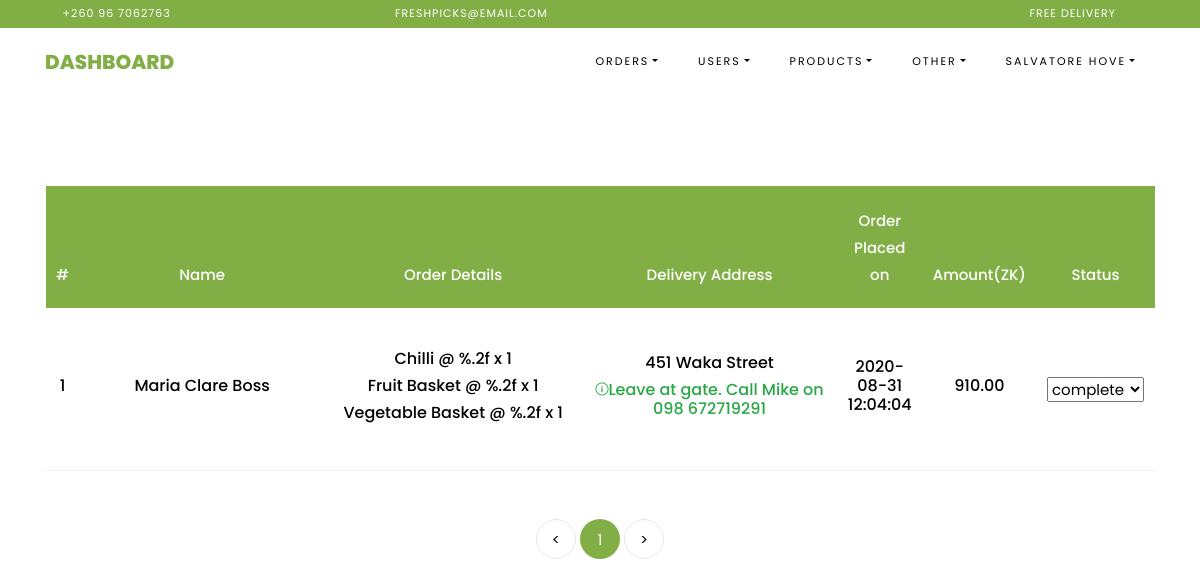
The app's page /admin/completed_orders (signed in), older data.
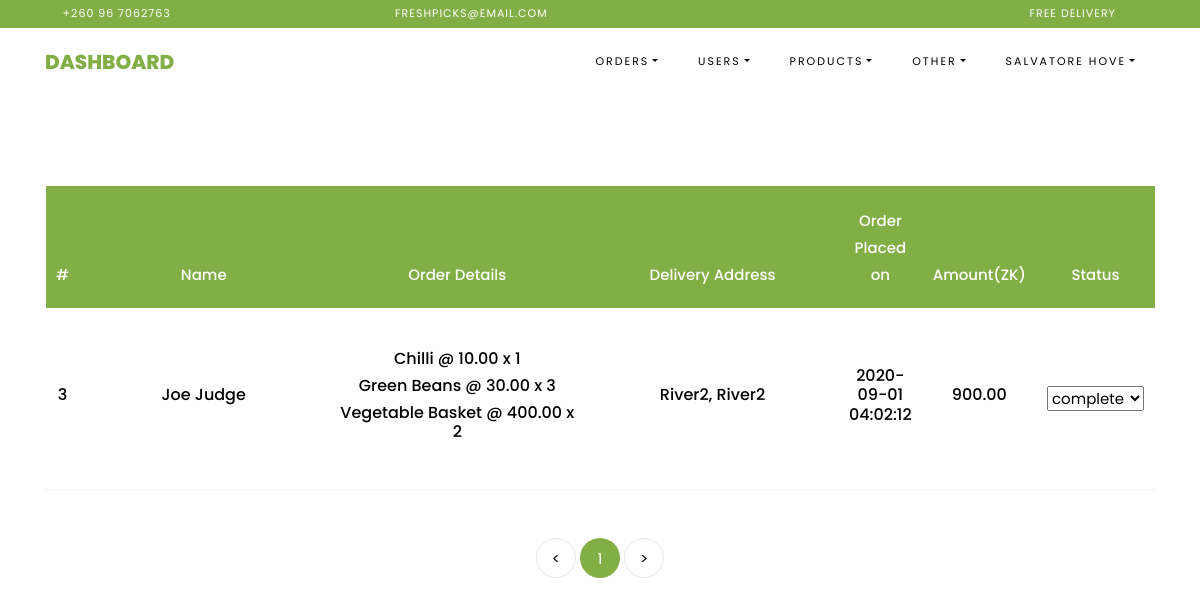
The same page, newer data.
### freshpicks/databaseModels.py (models this page shows, shortened)
class Orders(db.Model):
    id = db.Column(db.Integer, primary_key=True, autoincrement=True, unique=True)
    customer_id = db.Column(db.Integer(), db.ForeignKey('customers.id'), nullable=False)
    order = db.Column(db.String(), nullable=False)
    total_price = db.Column(db.Float(), nullable=False)
    delivery_address = db.Column(db.String(), nullable=False)
    date_ordered = db.Column(db.TIMESTAMP(), default=datetime.datetime.now(), nullable=False)
    additional_instructions = db.Column(db.String(), nullable=True)
    status = db.Column(db.String(), nullable=False, default="pending")
    date_completed = db.Column(db.TIMESTAMP(), nullable=True)
    date_cancelled = db.Column(db.TIMESTAMP(), nullable=True)

class Customers(db.Model, UserMixin):
    id = db.Column(db.Integer, primary_key=True, autoincrement=True, unique=True)
    fullname = db.Column(db.String(), nullable=False)
    address = db.Column(db.String(), nullable=False)
    town = db.Column(db.String(), nullable=False)
    country = db.Column(db.String(), nullable=False)
    phone_number = db.Column(db.String(), nullable=False, unique=True)
    email_address = db.Column(db.String(), unique=True, nullable=True)
    gender = db.Column(db.String(), nullable=False)
    dob = db.Column(db.String(), nullable=False)
    password = db.Column(db.String(), nullable=True)
    terms_and_conditions = db.Column(db.Boolean(), nullable=False)
    date_registered = db.Column(db.TIMESTAMP(), default=datetime.datetime.now(), nullable=False)
    orders = db.relationship('Orders', backref='buyer', lazy=True)

### freshpicks/routes.py (the view)
@app.route('/admin/<path:view>')
def admin_view(view):
    if not g.admin:
        return redirect(url_for('admin'))
    page = request.args.get('page', 1, type=int)
    if "orders" in view:
        orders = "" # need this to handle the filter in the view
        order_type = "all_orders"
        if view == "pending_orders":
            orders = Orders.query.filter_by(status="pending").paginate(per_page=PER_PAGE_VIEW, page=page)
            order_type = "pending_orders"
        if view == "completed_orders":
            orders = Orders.query.filter_by(status="complete").paginate(per_page=PER_PAGE_VIEW, page=page)
            order_type = "completed_orders"
        elif view == "cancelled_orders":
            orders = Orders.query.filter_by(status="cancel").paginate(per_page=PER_PAGE_VIEW, page=page)
            order_type = "cancelled_orders"
        elif view == "all_orders":
            orders = Orders.query.paginate(per_page=PER_PAGE_VIEW, page=page)
        return render_template('admin/manage_orders.html', order_type=order_type, orders_list=orders)
    elif view == "customers":
        customer_list = Customers.query.order_by(Customers.fullname.asc()).paginate(per_page=PER_PAGE_VIEW, page=page)
        return render_template('admin/manage_customers.html', customer_list=customer_list)
    elif view == "admin_users":
        admin_list = AdminUsers.query.order_by(AdminUsers.username.asc()).paginate(per_page=PER_PAGE_VIEW, page=page)
        return render_template('admin/manage_users.html', admin_list=admin_list)
    elif view == "products":
        product_list = Products.query.order_by(Products.is_basket_item.desc(), Products.name.asc()).paginate(per_page=PER_PAGE_VIEW, page=page)
        return render_template('admin/manage_products.html', product_list=product_list)
    elif view == "customer_messages":
        messages_list = Messages.query.order_by(Messages.date_sent.asc()).paginate(per_page=PER_PAGE_VIEW, page=page)
        return render_template('admin/manage_comments.html', messages_list=messages_list)
    return render_template('admin/manage_products.html', product_list=[])

### freshpicks/routes.py (called while the page is built)
@app.before_request
def before_request():
    g.user = None
    g.admin = None
    if 'admin_username' in session:
        g.admin = session['admin_username']

### freshpicks/templates/admin/manage_orders.html (shortened to what this page needs)
{% extends 'admin/admin_template.html' %}
{% block navbar %}Dashboard{% endblock %}
{% block content %}
    <section class="ftco-section ftco-cart">
        <div class="container">
            <div class="row">
                <div class="col-md-12 ftco-animate">
                    <div class="cart-list">
                        <table class="table">
                            <thead class="thead-primary">
                            <tr class="text-center">
                                <th>#</th>
                                <th>Name</th>
                                <th>Order Details</th>
                                <th>Delivery Address</th>
                                <th>Order Placed on</th>
                                <th>Amount(ZK)</th>
                                <th>Status</th>
                            </tr>
                            </thead>
                            <tbody>
                            {% if orders_list %}
                                {% for order in orders_list.items %}
                                    <tr class="text-center">
                                        <form action="/mark_complete" method="post">
                                            <td class="total">
                                                <h6>{{ order.id }}</h6>
                                            </td>
                                            <td class="product-name">
                                                <h6>{{ order.buyer.fullname }}</h6>
                                            </td>
                                            <td class="product-name">
                                                {% set _order = order.order.splitlines() %}
                                                {% for i in _order %}
                                                    <h6>{{ i }}</h6>
                                                {% endfor %}
                                            </td>
                                            <td class="product-name">
                                                <h6>{{ order.delivery_address }}</h6>
                                                {% if order.additional_instructions %}
                                                    <h6 class="ion-ios-information-circle-outline text-success">{{ order.additional_instructions }}</h6>
                                                {% endif %}
                                            </td>
                                            <td class="categories">
                                                <h6>{{ order.date_ordered.strftime('%Y-%m-%d %H:%M:%S') }}</h6>
                                            </td>
                                            <td class="categories">
                                                <h6>{{ "%.2f"|format(order.total_price) }}</h6>
                                            </td>
                                            <td class="categories">
                                                <select class="dropdown-toggle" name="_order_status"
                                                        data-toggle="dropdown" aria-haspopup="true"
                                                        onchange="this.form.submit()">
                                                    <option selected disabled hidden
                                                            value="current">{{ order.status }}</option>
                                                </select>
                                            </td>
                                        </form>
                                    </tr>
                                {% endfor %}
                            {% endif %}
                            </tbody>
                        </table>
                        <div class="row mt-5">
                            <div class="col text-center">
                                <div class="block-27">
                                    <ul>
                                        <li><a href="#">&lt;</a></li>
                                        {% for page_num in orders_list.iter_pages(left_edge=1, right_edge=1, left_current=1, right_current=2) %}
                                            {% if page_num %}
                                                {% if orders_list.page == page_num %}
                                                    <li class="active"
                                                        href="{{ url_for('admin_view', view=order_type, page=page_num) }}">
                                                        <span>{{ page_num }}</span></li>
                                                {% else %}
                                                    <li>
                                                        <a href="{{ url_for('admin_view', view=order_type, page=page_num) }}">{{ page_num }}</a>
                                                    </li>
                                                {% endif %}
                                            {% else %}
                                                <li>
                                                    <a href="{{ url_for('admin_view', view=order_type,  page=right_edge) }}">...</a>
                                                </li>
                                            {% endif %}
                                        {% endfor %}
                                        <li><a href="#">&gt;</a>
                                        </li>
                                    </ul>
                                </div>
                            </div>
                        </div>
                    </div>
                </div>
            </div>
        </div>
    </section>
{% endblock %}

### freshpicks/templates/admin/admin_template.html (shortened to what this page needs)
<!DOCTYPE html>
<html lang="en">
<head>
    <link rel="stylesheet" href="../../static/css/open-iconic-bootstrap.min.css">
    <link rel="stylesheet" href="../../static/css/animate.css">
    <link rel="stylesheet" href="../../static/css/owl.carousel.min.css">
    <link rel="stylesheet" href="../../static/css/owl.theme.default.min.css">
    <link rel="stylesheet" href="../../static/css/magnific-popup.css">
    <link rel="stylesheet" href="../../static/css/aos.css">
    <link rel="stylesheet" href="../../static/css/ionicons.min.css">
    <link rel="stylesheet" href="../../static/css/bootstrap-datepicker.css">
    <link rel="stylesheet" href="../../static/css/jquery.timepicker.css">
    <link rel="stylesheet" href="../../static/css/flaticon.css">
    <link rel="stylesheet" href="../../static/css/icomoon.css">
    <link rel="stylesheet" href="../../static/css/style.css">
</head>
<body class="goto-here">
<div class="py-1 bg-primary">
    <div class="container">
        <div class="row no-gutters d-flex align-items-start align-items-center px-md-0">
            <div class="col-lg-12 d-block">
                <div class="row d-flex">
                    <div class="col-md pr-4 d-flex topper align-items-center">
                        <div class="icon mr-2 d-flex justify-content-center align-items-center"><span
                                class="icon-phone2"></span></div>
                        <span class="text">+260 96 7062763</span>
                    </div>
                    <div class="col-md pr-4 d-flex topper align-items-center">
                        <div class="icon mr-2 d-flex justify-content-center align-items-center"><span
                                class="icon-paper-plane"></span></div>
                        <span class="text">freshpicks@email.com</span>
                    </div>
                    <div class="col-md-5 pr-4 d-flex topper align-items-center text-lg-right">
                        <span class="text">Free delivery</span>
                    </div>
                </div>
            </div>
        </div>
    </div>
</div>
<nav class="navbar navbar-expand-lg navbar-dark ftco_navbar bg-dark ftco-navbar-light" id="ftco-navbar">
    <div class="container">
        <a class="navbar-brand" href="{{ url_for('home') }}">{% block navbar %}{% endblock %}</a>
        <div class="collapse navbar-collapse" id="ftco-nav">
            <ul class="navbar-nav ml-auto">
                <li class="nav-item dropdown">
                    <a class="nav-link dropdown-toggle" href="#" id="dropdown04" data-toggle="dropdown"
                       aria-haspopup="true" aria-expanded="false">Orders</a>
                </li>
                <li class="nav-item dropdown">
                    <a class="nav-link dropdown-toggle" href="#" id="dropdown04" data-toggle="dropdown"
                       aria-haspopup="true" aria-expanded="false">Users</a>
                </li>
                <li class="nav-item dropdown">
                    <a class="nav-link dropdown-toggle" href="#" id="dropdown04" data-toggle="dropdown"
                       aria-haspopup="true" aria-expanded="false">Products</a>
                </li>
                <li class="nav-item dropdown">
                    <a class="nav-link dropdown-toggle" href="#" id="dropdown04" data-toggle="dropdown"
                       aria-haspopup="true" aria-expanded="false">Other</a>
                </li>
                {% if g.admin %}
                    <li class="nav-item dropdown">
                        <a class="nav-link dropdown-toggle" href="#" id="dropdown04" data-toggle="dropdown"
                           aria-haspopup="true" aria-expanded="false">{{ session['name'] }}</a>
                    </li>
                {% else: %}
                    <li class="nav-item"><a href="{{ url_for('login') }}" class="nav-link">Login</a></li>
                {% endif %}
            </ul>
        </div>
    </div>
</nav>
{% block content %} {% endblock %}
</body>
</html>

### freshpicks/static/css/icomoon.css (style rules this page uses)
[class^="icon-"], [class*=" icon-"] { font-family: 'icomoon' !important; speak: none; font-style: normal; font-weight: normal; font-variant: normal; text-transform: none; line-height: 1; -webkit-font-smoothing: antialiased; -moz-osx-font-smoothing: grayscale; }
.icon-paper-plane:before { content: "\f1d8"; }
.icon-phone2:before { content: "\e0cd"; }

Row changes from the older to the newer data that the page shows:
no longer on this page (row edited): Orders: id "1", buyer.fullname "Maria Clare Boss", _order "Chilli @ %.2f x 1" "Fruit Basket @ %.2f x 1" "Vegetable Basket @ %.2f x 1", delivery_address "451 Waka Street", additional_instructions "Leave at gate. Call Mike on 098 672719291", date_ordered "2020-08-31 12:04:04", total_price "910.00", _order_status "complete"
now on this page (row edited): Orders: id "3", buyer.fullname "Joe Judge", _order "Chilli @ 10.00 x 1" "Green Beans @ 30.00 x 3" "Vegetable Basket @ 400.00 x 2", delivery_address "River2, River2", date_ordered "2020-09-01 04:02:12", total_price "900.00", _order_status "complete"
